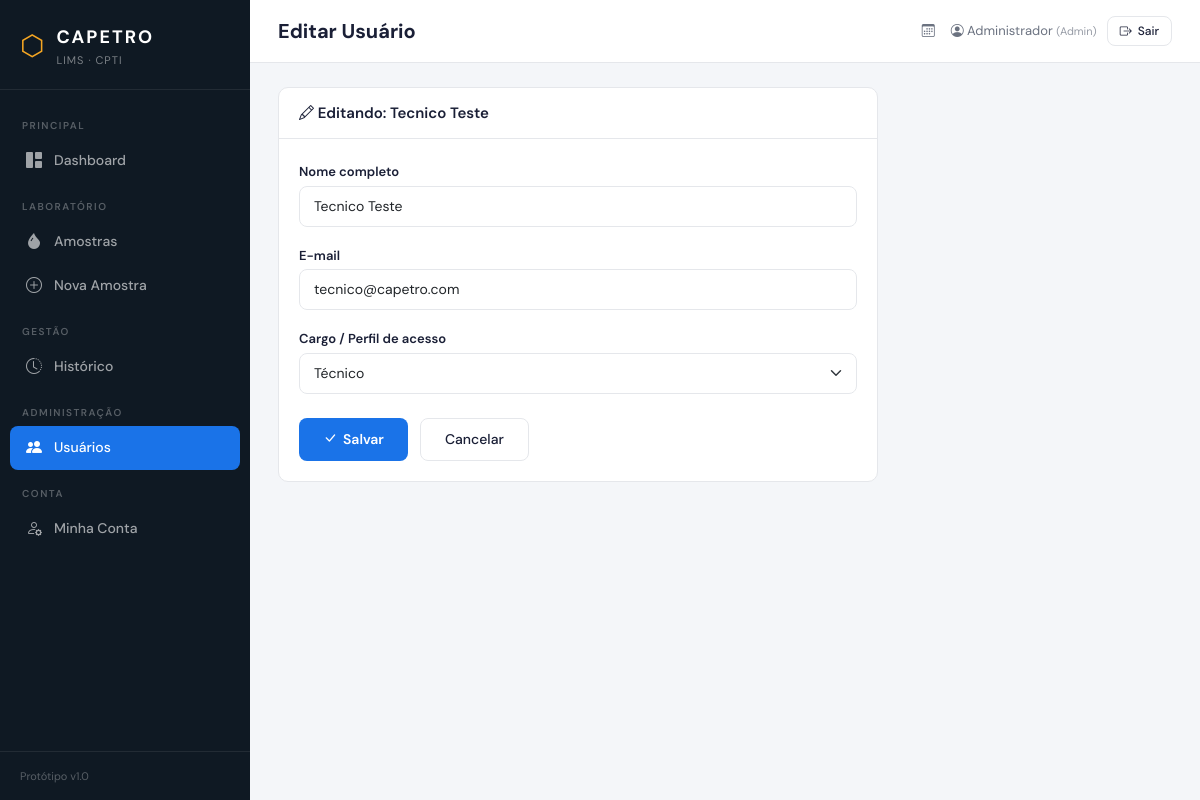
Page /usuarios/2/editar (signed in) on the committed database.
### tables this page shows
CREATE TABLE usuarios (
            id INTEGER PRIMARY KEY AUTOINCREMENT,
            nome TEXT NOT NULL,
            email TEXT NOT NULL UNIQUE,
            senha_hash TEXT NOT NULL,
            cargo TEXT DEFAULT 'Tecnico',
            perfil TEXT DEFAULT 'tecnico',
            ativo INTEGER DEFAULT 1,
            criado_em TEXT DEFAULT (datetime('now', 'localtime'))
        );

### app.py (the view, shortened to what this page needs)
@app.route('/usuarios/<int:usuario_id>/editar', methods=['GET', 'POST'])
@login_required
@perfil_minimo('admin')
def editar_usuario(usuario_id):
    db = get_db()
    usuario = db.execute('SELECT * FROM usuarios WHERE id = ?', [usuario_id]).fetchone()
    if not usuario:
        db.close()
        flash('Usuário não encontrado.', 'error')
        return redirect(url_for('listar_usuarios'))
    db.close()
    return render_template('usuarios/editar.html', usuario=usuario, perfil_labels=PERFIL_LABELS)

### app.py (called while the page is built)
def perfil_minimo(perfil_necessario):
    def decorator(f):
        @wraps(f)
        def decorated(*args, **kwargs):
            perfil_usuario = session.get('usuario_perfil', 'tecnico')
            if PERFIS.get(perfil_usuario, 0) < PERFIS.get(perfil_necessario, 0):
                flash('Você não tem permissão para acessar esta página.', 'error')
                return redirect(url_for('dashboard'))
            return f(*args, **kwargs)
        return decorated
    return decorator

@app.before_request
def before_request():
    if not os.path.exists('capetro_lims.db'):
        init_db()
        seed_data()

def login_required(f):
    @wraps(f)
    def decorated(*args, **kwargs):
        if 'usuario_id' not in session:
            flash('Faça login para acessar o sistema.', 'error')
            return redirect(url_for('login'))
        return f(*args, **kwargs)
    return decorated

### database.py (called while the page is built)
def get_db():
    db = sqlite3.connect(DATABASE)
    db.row_factory = sqlite3.Row
    db.execute("PRAGMA foreign_keys = ON")
    return db

### templates/usuarios/editar.html (shortened to what this page needs)
{% extends "base.html" %}
{% block page_title %}Editar Usuário{% endblock %}
{% block content %}
<div class="card-panel" style="max-width: 600px;">
    <div class="card-panel-header">
        <h3><i class="bi bi-pencil"></i> Editando: {{ usuario.nome }}</h3>
    </div>
    <div class="card-panel-body">
        <form method="POST">
            <div class="mb-3">
                <label class="form-label fw-semibold">Nome completo</label>
                <input type="text" name="nome" class="form-control" value="{{ usuario.nome }}" required autofocus>
            </div>
            <div class="mb-3">
                <label class="form-label fw-semibold">E-mail</label>
                <input type="email" name="email" class="form-control" value="{{ usuario.email }}" required>
            </div>
            <div class="mb-4">
                <label class="form-label fw-semibold">Cargo / Perfil de acesso</label>
                <select name="perfil" class="form-select">
                    {% for key, label in perfil_labels.items() %}
                    <option value="{{ key }}" {% if usuario.perfil == key %}selected{% endif %}>{{ label }}</option>
                    {% endfor %}
                </select>
            </div>
            <div style="display: flex; gap: 12px;">
                <button type="submit" class="btn-brand" style="padding: 10px 24px;">
                    <i class="bi bi-check-lg"></i> Salvar
                </button>
                <a href="{{ url_for('listar_usuarios') }}" class="btn-outline" style="padding: 10px 24px;">
                    Cancelar
                </a>
            </div>
        </form>
    </div>
</div>
{% endblock %}

### static/css/style.css (style rules this page uses)
:root { --brand-dark: #0f1923; --brand-primary: #1a73e8; --brand-accent: #f5a623; --sidebar-bg: #0f1923; --sidebar-width: 250px; --surface: #ffffff; --surface-alt: #f4f6f9; --text-primary: #1a1f36; --text-secondary: #6b7280; --border: #e5e7eb; --success: #10b981; --danger: #ef4444; --warning: #f59e0b; --radius: 10px; }
* { margin: 0; padding: 0; box-sizing: border-box; }
body { font-family: 'DM Sans', -apple-system, sans-serif; background: var(--surface-alt); color: var(--text-primary); display: flex; min-height: 100vh; }
.card-panel { background: var(--surface); border-radius: var(--radius); border: 1px solid var(--border); overflow: hidden; }
.card-panel-header { padding: 16px 20px; border-bottom: 1px solid var(--border); display: flex; align-items: center; justify-content: space-between; }
.card-panel-header h3 { font-size: 15px; font-weight: 600; margin: 0; }
.card-panel-body { padding: 20px; }
.form-label { font-size: 13px; font-weight: 600; color: var(--text-primary); margin-bottom: 4px; }
.form-control, .form-select { border-radius: 8px; border: 1px solid var(--border); padding: 9px 14px; font-size: 14px; font-family: inherit; transition: border-color 0.2s; }
.btn-brand { background: var(--brand-primary); color: #fff; border: none; padding: 9px 20px; border-radius: 8px; font-size: 14px; font-weight: 600; font-family: inherit; cursor: pointer; transition: background 0.2s; text-decoration: none; display: inline-flex; align-items: center; gap: 6px; }
.btn-outline { background: transparent; color: var(--text-primary); border: 1px solid var(--border); padding: 9px 20px; border-radius: 8px; font-size: 14px; font-weight: 500; font-family: inherit; cursor: pointer; transition: all 0.2s; text-decoration: none; display: inline-flex; align-items: center; gap: 6px; }

### rows in the picture
usuarios: nome "Tecnico Teste", email "tecnico@capetro.com", perfil "Técnico"

### other values in the picture
{{ session.usuario_nome }} "Administrador"
{{ session.get('usuario_perfil', 'tecnico')|capitalize }} "Admin"
